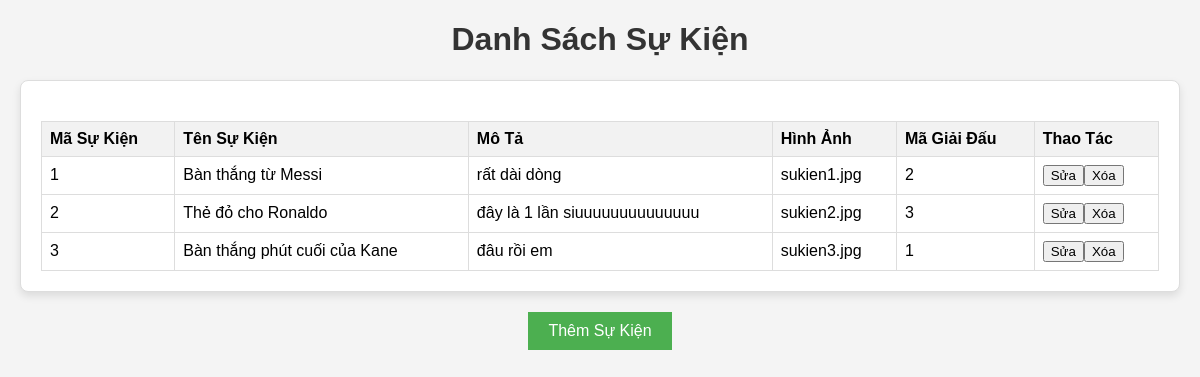
Page /QLGIAIDAUBONGDA/admin/SuKien.php on the committed database.
### tables this page shows
CREATE TABLE `sukien` (
  `MaSuKien` int(11) NOT NULL,
  `TenSuKien` varchar(255) NOT NULL,
  `MaGiaiDau` int(11) DEFAULT NULL,
  `MoTa` text DEFAULT NULL,
  `HinhAnh` varchar(255) DEFAULT NULL
);

### QLGIAIDAUBONGDA/admin/SuKien.php (the view, shortened to what this page needs)
<!DOCTYPE html>
<html lang="en">
<head>
</head>
<body>
    <?php
    $host = 'localhost:4307';
    $dbname = 'football';
    $username = 'root';
    $password = '';
    $conn = new mysqli($host, $username, $password, $dbname);
    $query = "SELECT * FROM SuKien";
    $result = $conn->query($query);
    if ($result->num_rows > 0) {
        echo "<h1>Danh Sách Sự Kiện</h1>";
        echo "<div class='table-detail'>";
        echo "<table>";
        echo "<tr><th>Mã Sự Kiện</th><th>Tên Sự Kiện</th><th>Mô Tả</th><th>Hình Ảnh</th><th>Mã Giải Đấu</th><th>Thao Tác</th></tr>";
        while ($row = $result->fetch_assoc()) {
            echo "<tr>";
            echo "<td>" . $row["MaSuKien"] . "</td>";
            echo "<td>" . $row["TenSuKien"] . "</td>";
            echo "<td>" . $row["MoTa"] . "</td>";
            echo "<td>" . $row["HinhAnh"] . "</td>";
            echo "<td>" . $row["MaGiaiDau"] . "</td>";
            echo "<td>";
            echo "<button class='edit' onclick='editSuKien(" . $row["MaSuKien"] . ")'>Sửa</button>";
            echo "<button class='delete' onclick='deleteSuKien(" . $row["MaSuKien"] . ")'>Xóa</button>";
            echo "</td>";
            echo "</tr>";
        }
        echo "</table>";
        echo "</div>";
    } else {
        echo "<h1>Không có thông tin cho Bảng SuKien</h1>";
    }
    ?>
    <div class="button-container">
        <button class="add" onclick="addSuKien()">Thêm Sự Kiện</button>
    </div>
</body>
</html>

### QLGIAIDAUBONGDA/admin/SuKien.php (style rules this page uses)
body { font-family: Arial, sans-serif; margin: 20px; background-color: #f4f4f4; }
h1 { text-align: center; color: #333; }
.table-detail { background-color: #fff; border: 1px solid #ddd; border-radius: 8px; padding: 20px; margin: 20px auto; box-shadow: 0 4px 8px rgba(0, 0, 0, 0.1); overflow: auto; }
table { width: 100%; border-collapse: collapse; margin-top: 20px; }
th, td { border: 1px solid #ddd; padding: 8px; text-align: left; }
th { background-color: #f2f2f2; }
.button-container { margin-top: 20px; text-align: center; }
.button-container button { padding: 10px 20px; font-size: 16px; margin: 0 10px; cursor: pointer; }
.button-container button.add { background-color: #4caf50; color: white; border: none; }

### rows in the picture
sukien: MaSuKien "1", TenSuKien "Bàn thắng từ Messi", MoTa "rất dài dòng", HinhAnh "sukien1.jpg", MaGiaiDau "2"
sukien: MaSuKien "2", TenSuKien "Thẻ đỏ cho Ronaldo", MoTa "đây là 1 lần siuuuuuuuuuuuuuu", HinhAnh "sukien2.jpg", MaGiaiDau "3"
sukien: MaSuKien "3", TenSuKien "Bàn thắng phút cuối của Kane", MoTa "đâu rồi em", HinhAnh "sukien3.jpg", MaGiaiDau "1"
